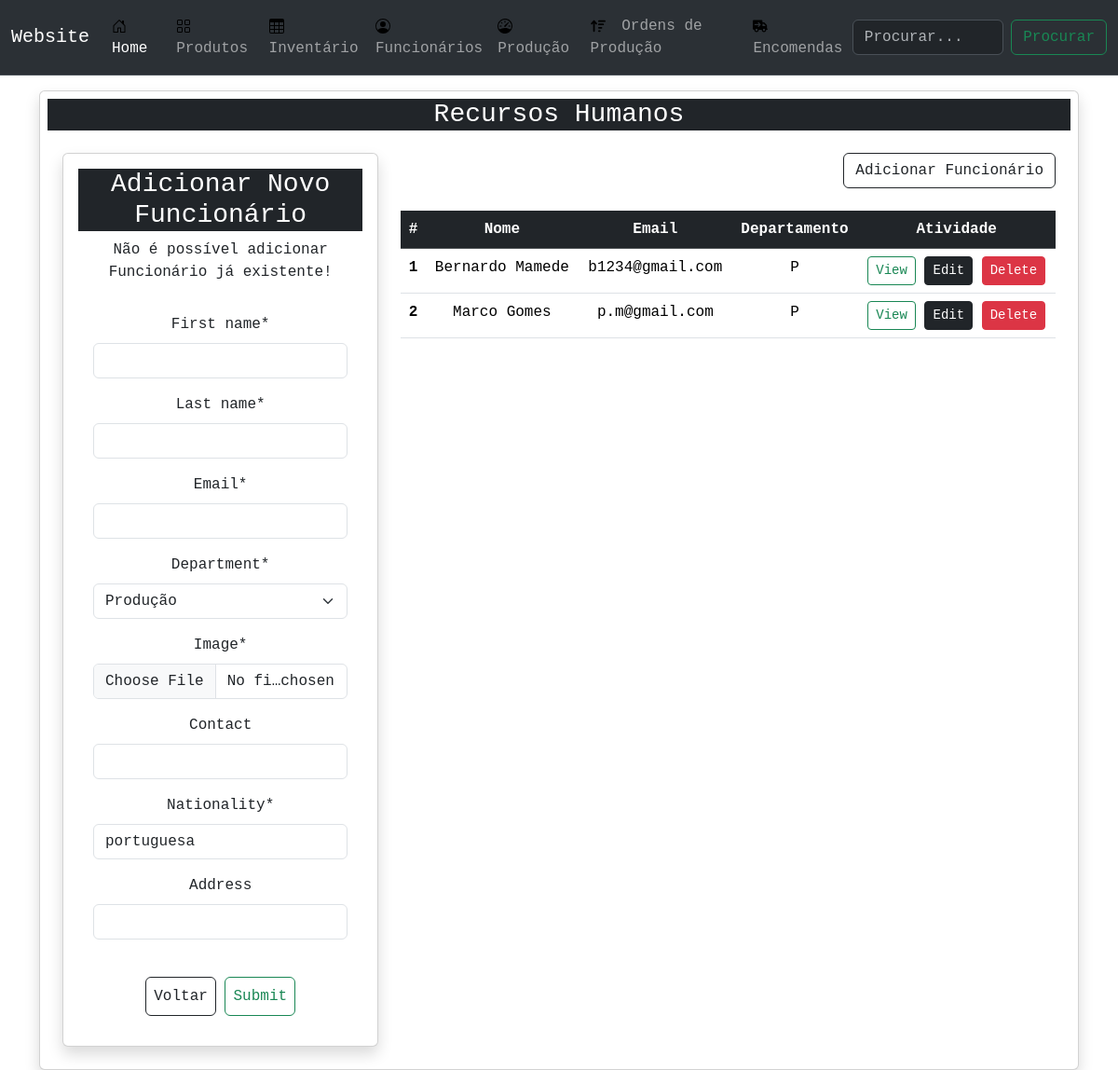
The page /human/ on the database as committed earlier.
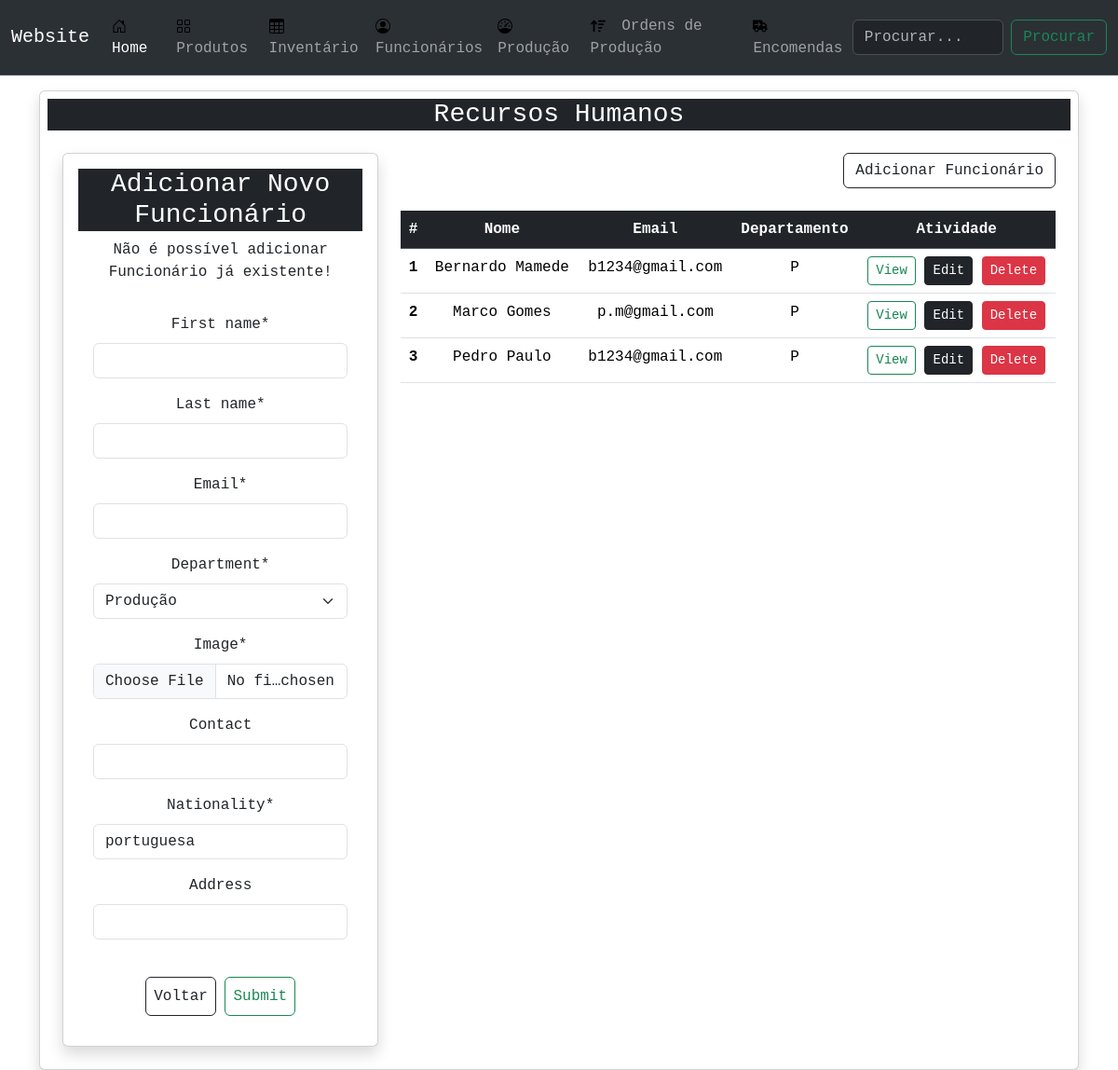
The same page on the database as committed later.
### human/models.py (models this page shows, shortened)
class Employee(models.Model):
    first_name = models.CharField(max_length=50)
    last_name = models.CharField(max_length=50)
    email = models.EmailField(max_length=50)
    department = models.CharField(
        max_length=3,
        choices=Department.choices,
        default=Department.PROD
    )
    image = models.ImageField(upload_to='func' ,default='random.jpg')
    contact = models.CharField(max_length=150, blank=True, null=True)
    nationality = models.CharField(max_length=150, default='portuguesa')
    address = models.CharField(max_length=150, blank=True, null=True)

### human/views.py (the view)
# urls.py: path('', employeesList, name='list'),
def employeesList(request):
    employees = Employee.objects.filter()
    form = EmployeeForm()
    if request.method == 'POST':
        form = EmployeeForm(request.POST)
        if form.is_valid():
            form.save()
            messages.success(request, 'Funcionário adicionado com sucesso!', 'alert-success alert-dismissible')
    context= {
        'objects':employees,
        'form': form,
    }
    return render(request, 'human/list.html', context)

### human/forms.py
class EmployeeForm(forms.ModelForm):
    class Meta:
        model = Employee
        fields = '__all__'

### human/templates/human/list.html
{% extends 'main.html' %}
{% block content %}
<div class="container">
    <div class="card shadow p-2">
        <h3 class="card-title bg-dark text-center text-white">Recursos Humanos</h3>
        <div class="card-body text-center">
            <div class="row">
                <div class="col-4">
                    {% include 'human/card_form_employee.html' %}
                </div>
                <div class="col">
                    <div class="text-end">
                        <a type="button" class="btn btn-outline-dark" href="{% url 'human:create' %}">Adicionar
                            Funcionário</a>
                    </div>
                    <div class="row my-4 text-center">
                        <div class="col-ms-2">
                            <table class="table bg-white">
                                <thead class="thead-dark">
                                    <tr class="table-dark">
                                        <th scope="col">#</th>
                                        <th scope="col">Nome</th>
                                        <th scope="col">Email</th>
                                        <th scope="col">Departamento</th>
                                        <th scope="col">Atividade</th>
                                    </tr>
                                </thead>
                                <tbody>
                                    {% for obj in objects %}
                                    <tr>
                                        <th scope="row">{{obj.id}}</th>
                                        <td>{{obj.first_name}} {{obj.last_name}}</td>
                                        <td>{{obj.email}}</td>
                                        <td>{{obj.department}}</td>
                                        <td class="text-center">
                                            <a class='btn btn-outline-success btn-sm'
                                                href="{% url 'human:view' obj.id %}">View</a>
                                            <a id="edit-btn" type='button' class='btn btn-dark btn-sm edit-btn'
                                                href="{% url 'human:update' obj.id %}">Edit</a>
                                            <a class='btn btn-danger btn-sm'
                                                href="{% url 'human:delete' obj.id %}">Delete</a>
                                        </td>
                                    </tr>
                                    {% endfor %}
                                </tbody>
                            </table>
                        </div>
                    </div>
                </div>
            </div>
        </div>
    </div>
</div>
{% endblock content %}

### templates/main.html (shortened to what this page needs)
<!doctype html>
{% load static %}
<html lang="en">
<head>
    <link rel="stylesheet" href="{% static 'styles/styles.css' %}">
    <link href="https://cdn.jsdelivr.net/npm/bootstrap@5.3.2/dist/css/bootstrap.min.css" rel="stylesheet"
>
</head>
<body>
    {% include 'navbar.html' %}
    {% include 'alerts.html' %}
    {% block content %}
    {% endblock content %}
</body>
</html>

### templates/navbar.html (shortened to what this page needs)
<nav class="navbar navbar-expand-lg bg-body-tertiary bg-dark border-bottom border-body" data-bs-theme="dark">
    <div class="container-fluid">
        <a class="navbar-brand" href="{% url 'dashboard:home' %}">Website</a>
        <div class="collapse navbar-collapse" id="navbarSupportedContent">
            <ul class="navbar-nav me-auto mb-2 mb-lg-0">
                <li class="nav-item">
                    <a class="nav-link active" aria-current="page" href="">
                        <svg class="bi me-2" width="16" height="16">
                            <use xlink:href="#home" />
                        </svg>
                        Home</a>
                </li>
                <li class="nav-item">
                    <a class="nav-link" href="{% url 'product:list' %}">
                        <svg class="bi me-2" width="16" height="16">
                            <use xlink:href="#grid" />
                        </svg>
                        Produtos</a>
                </li>
                <li class="nav-item">
                    <a class="nav-link" href="{% url 'product:inv' %}">
                        <svg class="bi me-2" width="16" height="16">
                            <use xlink:href="#table" />
                        </svg>
                        Inventário</a>
                </li>
                <li class="nav-item">
                    <a class="nav-link" href="{% url 'human:list' %}">
                        <svg class="bi me-2" width="16" height="16">
                            <use xlink:href="#people-circle" />
                        </svg>
                        Funcionários</a>
                </li>
                <li class="nav-item">
                    <a class="nav-link" href="{% url 'product:prod' %}">
                        <svg class="bi me-2" width="16" height="16">
                            <use xlink:href="#speedometer" />
                        </svg>
                        Produção</a>
                </li>
                <li class="nav-item">
                    <a class="nav-link" href="{% url 'product:production-order' %}">
                        Ordens de Produção</a>
                </li>
                <li class="nav-item">
                    <a class="nav-link" href="{% url 'orders:list' %}">
                        Encomendas</a>
                </li>
            </ul>
        </div>
        <form class="d-flex" role="search">
            <input class="form-control me-2" name="q" type="search" placeholder="Procurar..." aria-label="Search">
            <button class="btn btn-outline-success" type="submit">Procurar</button>
        </form>
    </div>
</nav>

### templates/alerts.html (shortened to what this page needs)
<div class="row p-2 text-center">
</div>

### human/templates/human/card_form_employee.html (shortened to what this page needs)
{% load crispy_forms_tags %}
<div class="card shadow text-center p-3">
    <h3 class="card-title bg-dark text-white">
        Adicionar Novo Funcionário
    </h3>
    <p class="card-text">
        Não é possível adicionar Funcionário já existente!
    </p>
    <div class="card-body sm-4">
        <form action="" method="POST" enctype="multipart/form-data">
            {{form|crispy}}
            <br>
            <div class="form__action">
                <a type="button" class="btn btn-outline-dark text-top p-2" href="{{request.META.HTTP_REFERER}}">
                    Voltar</a>
                <button type="submit" class="btn btn-outline-success text-bottom p-2">Submit</button>
            </div>
        </form>
    </div>
</div>

### static/styles/styles.css (style rules this page uses)
* { font-family: "Menlo", "Monaco", "Consolas", "Courier New", monospace; padding: 0; text-rendering: optimizeLegibility; }
body { background-color: rgb(230, 227, 227); }

Rows that differ between the two databases and show on the page:
added Employee: id "3", first_name "Pedro", last_name "Paulo", email "b1234@gmail.com", department "P"
